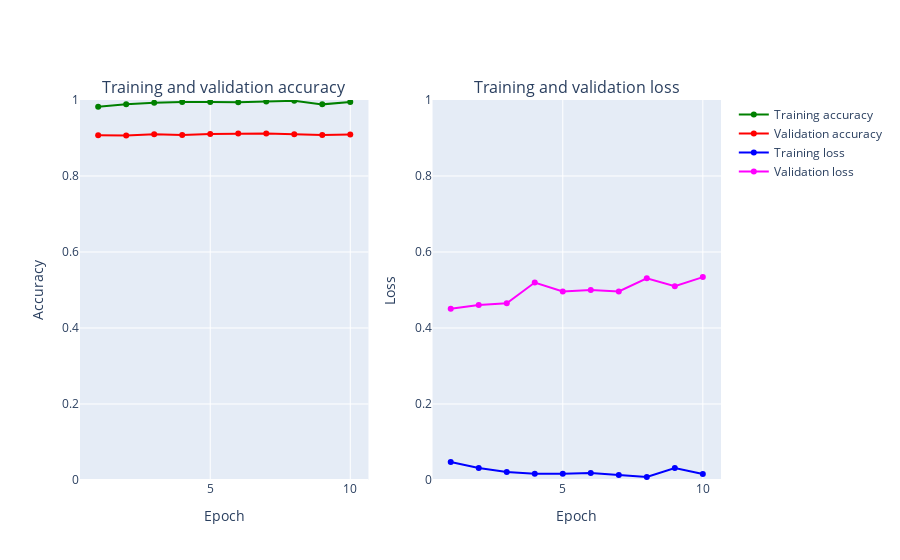

The notebook cell saved with this chart:
### Markdown cell above
#### 4.1.4 Loss and Accuracy Plot

### Code cell
import plotly.graph_objs as go
from plotly.subplots import make_subplots
from plotly.offline import iplot
import numpy as np

def create_trace(x,y,ylabel,color):
        trace = go.Scatter(
            x = x,y = y,
            name=ylabel,
            marker=dict(color=color),
            mode = "markers+lines",
            text=x
        )
        return trace
    
def plot_accuracy_and_loss(train_model):
    hist = train_model.history
    acc = hist['accuracy']
    val_acc = hist['val_accuracy']
    loss = hist['loss']
    val_loss = hist['val_loss']
    epochs = list(range(1,len(acc)+1))
    
    trace_ta = create_trace(epochs,acc,"Training accuracy", "Green")
    trace_va = create_trace(epochs,val_acc,"Validation accuracy", "Red")
    trace_tl = create_trace(epochs,loss,"Training loss", "Blue")
    trace_vl = create_trace(epochs,val_loss,"Validation loss", "Magenta")
   
    fig = make_subplots(rows=1,cols=2, subplot_titles=('Training and validation accuracy',
                                                             'Training and validation loss'))
    fig.append_trace(trace_ta,1,1)
    fig.append_trace(trace_va,1,1)
    fig.append_trace(trace_tl,1,2)
    fig.append_trace(trace_vl,1,2)
    fig['layout']['xaxis'].update(title = 'Epoch')
    fig['layout']['xaxis2'].update(title = 'Epoch')
    fig['layout']['yaxis'].update(title = 'Accuracy', range=[0,1])
    fig['layout']['yaxis2'].update(title = 'Loss', range=[0,1])

    
    iplot(fig, filename='accuracy-loss')

plot_accuracy_and_loss(train_model)

### Figure 1 — Plotly figure (JSON) as saved in the notebook; plotly's stock layout.template omitted (floating-point values rounded to 4 significant figures)
{"data": [{"marker": {"color": "Green"}, "mode": "markers+lines", "name": "Training accuracy", "text": ["1", "2", "3", "4", "5", "6", "7", "8", "9", "10"], "type": "scatter", "x": [1, 2, 3, 4, 5, 6, 7, 8, 9, 10], "xaxis": "x", "y": [0.9825, 0.9889, 0.9928, 0.9948, 0.9947, 0.9938, 0.9958, 0.998, 0.9885, 0.9948], "yaxis": "y"}, {"marker": {"color": "Red"}, "mode": "markers+lines", "name": "Validation accuracy", "text": ["1", "2", "3", "4", "5", "6", "7", "8", "9", "10"], "type": "scatter", "x": [1, 2, 3, 4, 5, 6, 7, 8, 9, 10], "xaxis": "x", "y": [0.9073, 0.9066, 0.9101, 0.9079, 0.9108, 0.912, 0.9118, 0.9098, 0.9079, 0.9089], "yaxis": "y"}, {"marker": {"color": "Blue"}, "mode": "markers+lines", "name": "Training loss", "text": ["1", "2", "3", "4", "5", "6", "7", "8", "9", "10"], "type": "scatter", "x": [1, 2, 3, 4, 5, 6, 7, 8, 9, 10], "xaxis": "x2", "y": [0.04745, 0.03132, 0.02112, 0.01678, 0.01657, 0.0186, 0.01327, 0.008191, 0.03172, 0.01573], "yaxis": "y2"}, {"marker": {"color": "Magenta"}, "mode": "markers+lines", "name": "Validation loss", "text": ["1", "2", "3", "4", "5", "6", "7", "8", "9", "10"], "type": "scatter", "x": [1, 2, 3, 4, 5, 6, 7, 8, 9, 10], "xaxis": "x2", "y": [0.4504, 0.4608, 0.465, 0.5196, 0.4959, 0.5002, 0.4961, 0.531, 0.5099, 0.5339], "yaxis": "y2"}], "layout": {"annotations": [{"font": {"size": 16}, "showarrow": false, "text": "Training and validation accuracy", "x": 0.225, "xanchor": "center", "xref": "paper", "y": 1, "yanchor": "bottom", "yref": "paper"}, {"font": {"size": 16}, "showarrow": false, "text": "Training and validation loss", "x": 0.775, "xanchor": "center", "xref": "paper", "y": 1, "yanchor": "bottom", "yref": "paper"}], "xaxis": {"anchor": "y", "domain": [0, 0.45], "title": {"text": "Epoch"}}, "xaxis2": {"anchor": "y2", "domain": [0.55, 1], "title": {"text": "Epoch"}}, "yaxis": {"anchor": "x", "domain": [0, 1], "range": [0, 1], "title": {"text": "Accuracy"}}, "yaxis2": {"anchor": "x2", "domain": [0, 1], "range": [0, 1], "title": {"text": "Loss"}}}}
